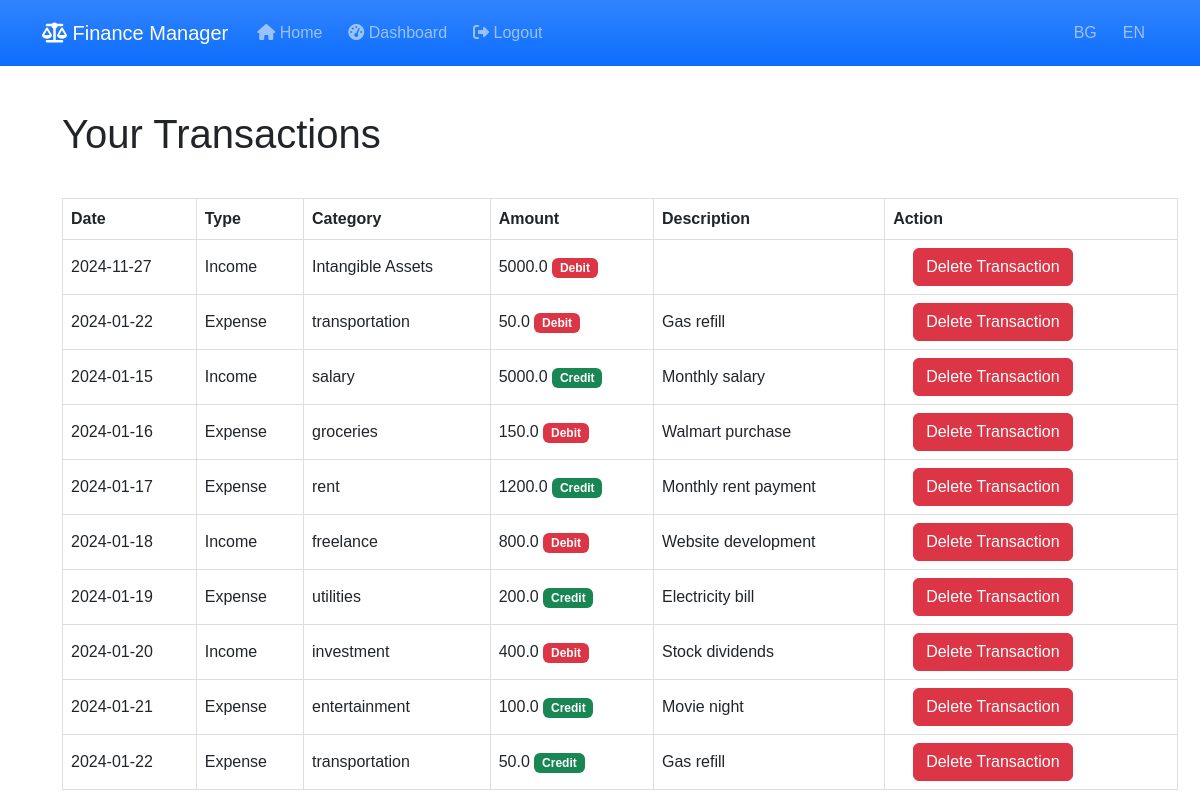
Screenshot of /user_transactions (signed in) with the database file from the repository.
### models.py (models this page shows)
class Transaction(db.Model):
    id = db.Column(db.Integer, primary_key=True)
    date = db.Column(db.Date, nullable=False, default=date.today)
    type = db.Column(db.String(10), nullable=False)  # 'income' or 'expense'
    category = db.Column(db.String(50), nullable=False)
    income_statement_category = db.Column(db.String(100), nullable=False)  # Категория в ОПР (напр. 'Personnel expenses')
    amount = db.Column(db.Float, nullable=False)
    description = db.Column(db.String(200), nullable=True)
    account_id = db.Column(db.Integer, db.ForeignKey('account.id'), nullable=False)
    user_id = db.Column(db.Integer, db.ForeignKey('user.id'), nullable=False)
    is_credit = db.Column(db.Boolean, nullable=True, default=False)  # True for credit, False for debit

### transactions.py (the view)
@transaction.route('/user_transactions', methods=['GET'])
@login_required
def view_user_transactions():
    transactions = Transaction.query.filter_by(user_id=current_user.id).all()
    return render_template('transactions.html', transactions=transactions)

### app.py (called while the page is built)
@login_manager.user_loader
def load_user(user_id):
    return User.query.get(int(user_id))

@app.context_processor
def inject_current_year():
    return {'current_year': datetime.now().year}

### templates/transactions.html (shortened to what this page needs)
{% extends 'base.html' %}
{% block content %}
<h1>Your Transactions</h1>
{% if transactions %}
<table>
    <tr>
        <th>Date</th>
        <th>Type</th>
        <th>Category</th>
        <th>Amount</th>
        <th>Description</th>
        <th>Action</th>
    </tr>
    {% for t in transactions %}
    <tr>
        <td>{{ t.date.strftime('%Y-%m-%d') }}</td>
        <td>{{ 'Income' if t.type == 'income' else 'Expense' }}</td>
        <td>{{ t.category }}</td>
        <td>{{ t.amount }}
            <span class="badge bg-{{ 'success' if t.is_credit else 'danger' }}">
                {{ 'Credit' if t.is_credit else 'Debit' }}
            </span></td>
        <td>{{ t.description }}</td>
        <td>
            <form action="{{ url_for('transactions_blueprint.delete_transaction', transaction_id=t.id) }}" method="POST" style="display:inline;">
                <button type="submit" class="btn btn-danger" onclick="return confirm('Are you sure you want to delete this transaction?');">Delete Transaction</button>
            </form>
        </td>
    </tr>
    {% endfor %}
</table>
{% else %}
<p>You have no transactions recorded.</p>
{% endif %}
{% endblock %}

### templates/base.html (shortened to what this page needs)
<!DOCTYPE html>
<html lang="en">
<head>
    <link rel="stylesheet" href="https://cdn.jsdelivr.net/npm/bootstrap@5.3.2/dist/css/bootstrap.min.css">
    <link rel="stylesheet" href="https://cdnjs.cloudflare.com/ajax/libs/font-awesome/6.5.0/css/all.min.css">
    <link rel="stylesheet" href="{{ url_for('static', filename='styles.css') }}">
</head>
<body>
    <nav class="navbar navbar-expand-lg navbar-dark bg-primary bg-gradient">
        <div class="container">
            <a class="navbar-brand" href="{{ url_for('index') }}">
                <i class="fas fa-balance-scale"></i> {{ _('Finance Manager') }}
            </a>
            <div class="collapse navbar-collapse" id="navbarNav">
                <ul class="navbar-nav me-auto">
                    <li class="nav-item">
                        <a class="nav-link" href="{{ url_for('index') }}">
                            <i class="fas fa-home"></i> {{ _('Home') }}
                        </a>
                    </li>
                    {% if current_user.is_authenticated %}
                        <li class="nav-item">
                            <a class="nav-link" href="{{ url_for('standard_dashboard') }}">
                                <i class="fas fa-tachometer-alt"></i> {{ _('Dashboard') }}
                            </a>
                        </li>
                        <li class="nav-item">
                            <a class="nav-link" href="{{ url_for('auth.logout') }}">
                                <i class="fas fa-sign-out-alt"></i> {{ _('Logout') }}
                            </a>
                        </li>
                    {% endif %}
                </ul>
                <ul class="navbar-nav">
                    <li class="nav-item">
                        <a class="nav-link" href="{{ url_for('change_language', language='bg') }}">BG</a>
                    </li>
                    <li class="nav-item">
                        <a class="nav-link" href="{{ url_for('change_language', language='en') }}">EN</a>
                    </li>
                </ul>
            </div>
        </div>
    </nav>
    <div class="container mt-4">
        {% block content %}{% endblock %}
    </div>
</body>
</html>

### static/styles.css (style rules this page uses)
body { font-family: Arial, sans-serif; margin: 0; padding: 0; }
h1, h2 { padding: 20px; }
form { padding: 20px; }
table { width: 100%; border-collapse: collapse; margin: 20px; }
table, th, td { border: 1px solid #ddd; }
th, td { padding: 8px; text-align: left; }
ul { list-style-type: none; padding: 0; }
li { padding: 5px; }

### rows the page displays
Transaction: date "2024-11-27", type "Income", category "Intangible Assets", amount "5000.0", is_credit "Debit"
Transaction: date "2024-01-22", type "Expense", category "transportation", amount "50.0", is_credit "Debit", description "Gas refill"
Transaction: date "2024-01-15", type "Income", category "salary", amount "5000.0", is_credit "Credit", description "Monthly salary"
Transaction: date "2024-01-16", type "Expense", category "groceries", amount "150.0", is_credit "Debit", description "Walmart purchase"
Transaction: date "2024-01-17", type "Expense", category "rent", amount "1200.0", is_credit "Credit", description "Monthly rent payment"
Transaction: date "2024-01-18", type "Income", category "freelance", amount "800.0", is_credit "Debit", description "Website development"
Transaction: date "2024-01-19", type "Expense", category "utilities", amount "200.0", is_credit "Credit", description "Electricity bill"
Transaction: date "2024-01-20", type "Income", category "investment", amount "400.0", is_credit "Debit", description "Stock dividends"
Transaction: date "2024-01-21", type "Expense", category "entertainment", amount "100.0", is_credit "Credit", description "Movie night"
Transaction: date "2024-01-22", type "Expense", category "transportation", amount "50.0", is_credit "Credit", description "Gas refill"
